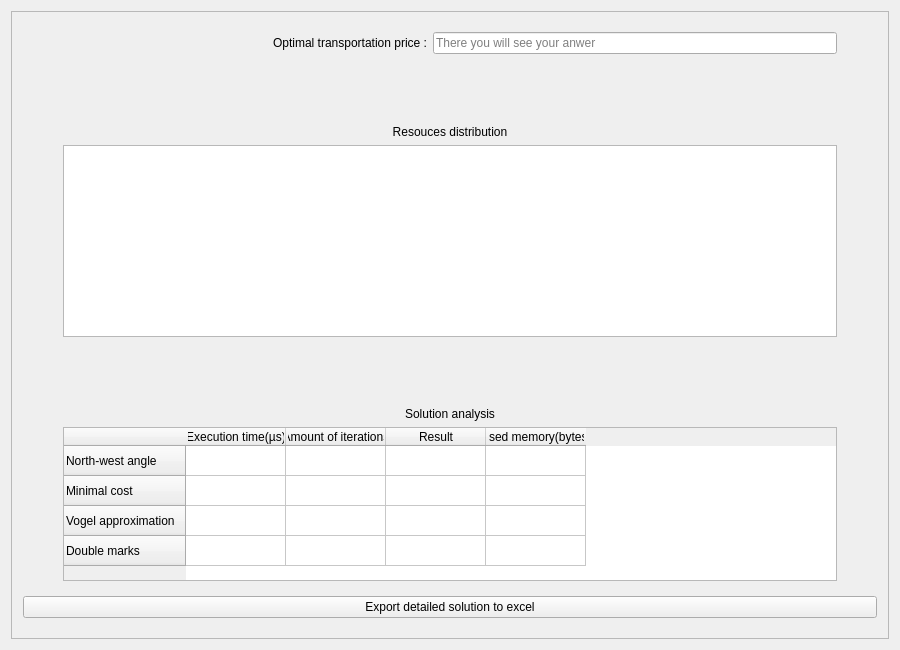
<?xml version="1.0" encoding="UTF-8"?>
<ui version="4.0">
 <class>SolverWindowClass</class>
 <widget class="QWidget" name="SolverWindowClass">
  <property name="geometry">
   <rect>
    <x>0</x>
    <y>0</y>
    <width>900</width>
    <height>650</height>
   </rect>
  </property>
  <property name="maximumSize">
   <size>
    <width>1280</width>
    <height>720</height>
   </size>
  </property>
  <property name="windowTitle">
   <string>SolverWindow</string>
  </property>
  <property name="styleSheet">
   <string notr="true"/>
  </property>
  <layout class="QVBoxLayout" name="verticalLayout_2">
   <item>
    <widget class="QScrollArea" name="scrollArea">
     <property name="styleSheet">
      <string notr="true"/>
     </property>
     <property name="sizeAdjustPolicy">
      <enum>QAbstractScrollArea::AdjustToContentsOnFirstShow</enum>
     </property>
     <property name="widgetResizable">
      <bool>true</bool>
     </property>
     <widget class="QWidget" name="widgetScrollArea">
      <property name="geometry">
       <rect>
        <x>0</x>
        <y>0</y>
        <width>876</width>
        <height>626</height>
       </rect>
      </property>
      <layout class="QVBoxLayout" name="verticalLayout_3">
       <property name="spacing">
        <number>15</number>
       </property>
       <property name="topMargin">
        <number>20</number>
       </property>
       <property name="bottomMargin">
        <number>20</number>
       </property>
       <item>
        <layout class="QHBoxLayout" name="horizontalLayout_2">
         <property name="rightMargin">
          <number>40</number>
         </property>
         <item>
          <widget class="QLabel" name="labelResult">
           <property name="sizePolicy">
            <sizepolicy hsizetype="MinimumExpanding" vsizetype="Preferred">
             <horstretch>0</horstretch>
             <verstretch>0</verstretch>
            </sizepolicy>
           </property>
           <property name="text">
            <string>Optimal transportation price :</string>
           </property>
           <property name="alignment">
            <set>Qt::AlignRight|Qt::AlignTrailing|Qt::AlignVCenter</set>
           </property>
          </widget>
         </item>
         <item>
          <widget class="QLineEdit" name="resultLine">
           <property name="sizePolicy">
            <sizepolicy hsizetype="MinimumExpanding" vsizetype="Fixed">
             <horstretch>0</horstretch>
             <verstretch>0</verstretch>
            </sizepolicy>
           </property>
           <property name="text">
            <string/>
           </property>
           <property name="readOnly">
            <bool>true</bool>
           </property>
           <property name="placeholderText">
            <string>There you will see your anwer</string>
           </property>
           <property name="clearButtonEnabled">
            <bool>false</bool>
           </property>
          </widget>
         </item>
        </layout>
       </item>
       <item>
        <spacer name="verticalSpacer">
         <property name="orientation">
          <enum>Qt::Vertical</enum>
         </property>
         <property name="sizeHint" stdset="0">
          <size>
           <width>20</width>
           <height>40</height>
          </size>
         </property>
        </spacer>
       </item>
       <item>
        <layout class="QVBoxLayout" name="verticalLayout_4">
         <property name="leftMargin">
          <number>40</number>
         </property>
         <property name="rightMargin">
          <number>40</number>
         </property>
         <item>
          <widget class="QLabel" name="labelDistribution">
           <property name="text">
            <string>Resouces distribution</string>
           </property>
           <property name="alignment">
            <set>Qt::AlignCenter</set>
           </property>
           <property name="buddy">
            <cstring>distributionList</cstring>
           </property>
          </widget>
         </item>
         <item>
          <widget class="QListWidget" name="distributionList">
           <property name="sizePolicy">
            <sizepolicy hsizetype="Preferred" vsizetype="Expanding">
             <horstretch>0</horstretch>
             <verstretch>0</verstretch>
            </sizepolicy>
           </property>
          </widget>
         </item>
        </layout>
       </item>
       <item>
        <spacer name="verticalSpacer_2">
         <property name="orientation">
          <enum>Qt::Vertical</enum>
         </property>
         <property name="sizeHint" stdset="0">
          <size>
           <width>20</width>
           <height>40</height>
          </size>
         </property>
        </spacer>
       </item>
       <item>
        <layout class="QVBoxLayout" name="verticalLayout_5">
         <property name="leftMargin">
          <number>40</number>
         </property>
         <property name="rightMargin">
          <number>40</number>
         </property>
         <item>
          <widget class="QLabel" name="labelAnalysis">
           <property name="text">
            <string>Solution analysis</string>
           </property>
           <property name="alignment">
            <set>Qt::AlignCenter</set>
           </property>
           <property name="buddy">
            <cstring>analysisTable</cstring>
           </property>
          </widget>
         </item>
         <item>
          <widget class="QTableWidget" name="analysisTable">
           <property name="sizePolicy">
            <sizepolicy hsizetype="Preferred" vsizetype="Expanding">
             <horstretch>0</horstretch>
             <verstretch>0</verstretch>
            </sizepolicy>
           </property>
           <property name="lineWidth">
            <number>8</number>
           </property>
           <property name="sizeAdjustPolicy">
            <enum>QAbstractScrollArea::AdjustToContents</enum>
           </property>
           <property name="editTriggers">
            <set>QAbstractItemView::NoEditTriggers</set>
           </property>
           <property name="columnCount">
            <number>4</number>
           </property>
           <attribute name="verticalHeaderShowSortIndicator" stdset="0">
            <bool>true</bool>
           </attribute>
           <row>
            <property name="text">
             <string>North-west angle</string>
            </property>
           </row>
           <row>
            <property name="text">
             <string>Minimal cost</string>
            </property>
           </row>
           <row>
            <property name="text">
             <string>Vogel approximation</string>
            </property>
           </row>
           <row>
            <property name="text">
             <string>Double marks</string>
            </property>
           </row>
           <column>
            <property name="text">
             <string>Execution time(µs)</string>
            </property>
           </column>
           <column>
            <property name="text">
             <string>Amount of iterations</string>
            </property>
           </column>
           <column>
            <property name="text">
             <string>Result</string>
            </property>
           </column>
           <column>
            <property name="text">
             <string>Used memory(bytes)</string>
            </property>
           </column>
          </widget>
         </item>
        </layout>
       </item>
       <item>
        <widget class="QPushButton" name="exportButton">
         <property name="text">
          <string>Export detailed solution to excel</string>
         </property>
        </widget>
       </item>
      </layout>
     </widget>
    </widget>
   </item>
  </layout>
 </widget>
 <layoutdefault spacing="6" margin="11"/>
 <resources>
  <include location="SolverWindow.qrc"/>
 </resources>
 <connections/>
</ui>
